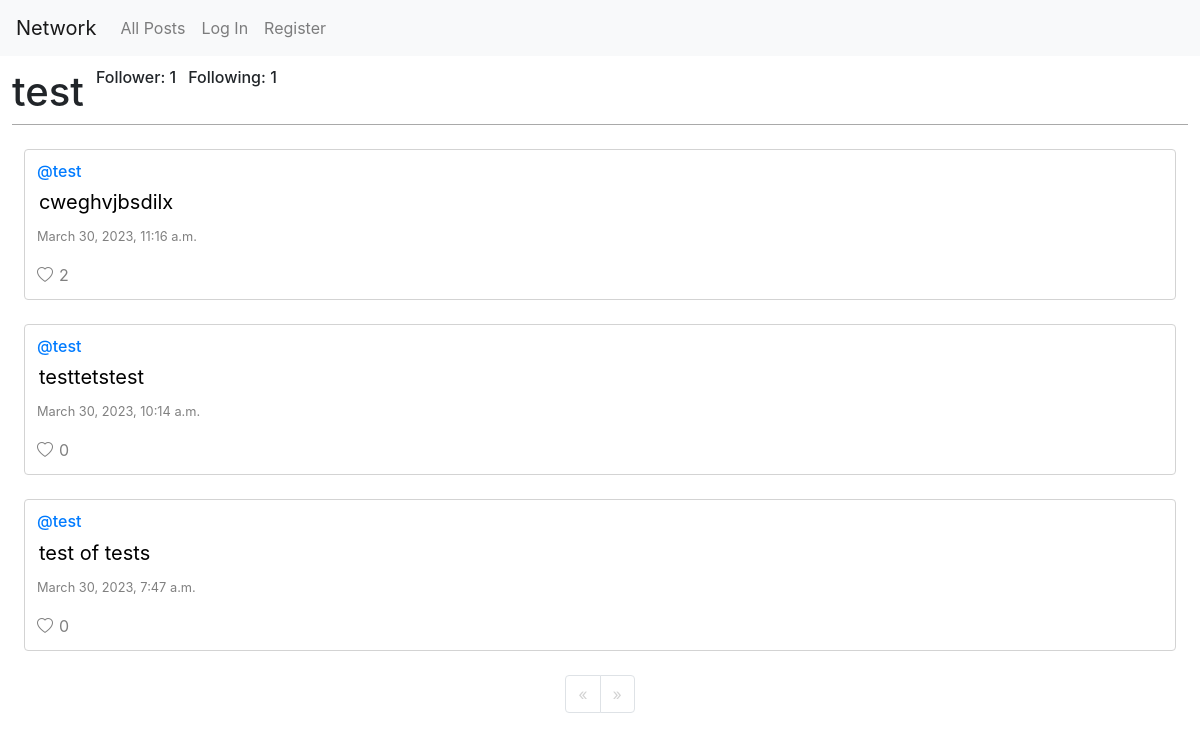
The page /profile/2 on the database its author committed.
### network/models.py (models this page shows, shortened)
class User(AbstractUser):
    pass

class Post(models.Model):
    content = models.CharField(max_length=200)
    user = models.ForeignKey(User, on_delete=models.CASCADE, related_name="author")
    date = models.DateTimeField(auto_now_add=True)
    likes = models.PositiveIntegerField(default=0)

### network/views.py (the view)
# urls.py: path("profile/<int:user_id>", views.profile, name="profile"),
def profile(request, user_id):
    user = User.objects.get(pk=user_id)
    allUserPosts = Post.objects.filter(user=user).order_by("id").reverse()
    following = Follow.objects.filter(user=user)
    follower = Follow.objects.filter(followed=user)
    try:
        checkFollow = follower.filter(user=User.objects.get(pk=request.user.id))
        if len(checkFollow) != 0:
            isFollowing = True
        else:
            isFollowing = False
    except:
        isFollowing = False
    paginate = Paginator(allUserPosts, 10)
    pageNumber = request.GET.get('page')
    postsOfPage = paginate.get_page(pageNumber)
    allLikes = Like.objects.all()
    myLikedPosts = []
    try:
        for like in allLikes:
            if like.user.id == request.user.id:
                myLikedPosts.append(like.post.id)
    except:
        myLikedPosts = []
    countLikes = Like.objects.values('post_id').order_by('post_id').annotate(count=Count('post_id'))
    return render(request, "network/profile.html", {
        "postsOfPage": postsOfPage,
        "username": user.username,
        "following": following,
        "follower": follower,
        "isFollowing": isFollowing,
        "profile": user,
        "myLikes": myLikedPosts,
        "countLikes": countLikes
    })

### network/templates/network/profile.html (shortened to what this page needs)
{% extends "network/layout.html" %}
{% block body %}
    <div class="heading grid-container">
        <h1 class="username">{{username}}</h1>
        <h6 class="follower">Follower: {{ follower.count }}</h6>
        <h6 class="following">Following: {{ following.count }}</h6>
    </div>
    {% for post in postsOfPage %}
        <div class="Postcard">
            <h6 id="user"><a href="{% url 'profile' user_id=post.user.id %}">@{{post.user}}</a></h6>
            <h5 id="tag-{{ post.id }}"><input type="text" class="readonly" id="content-{{ post.id }}" value="{{post.content}}" readonly onkeyup="return edit('{{post.id}}')"></h5>
            <p id="date"><small>{{post.date}}</small></p>
            {% if user.is_authenticated %}
                {% if user == post.user %}
                    <div id="edit-save-{{ post.id }}"><button class="button edit-btn" type="button"  onclick="makeEdit('{{post.id}}')">Edit</button></div>
                    {% if post.likes > 0 %}
                        {% for count in countLikes %}
                            {% if post.id == count.post_id %}
                                <i class="bi bi-heart liked" onclick="alert('You cannot like your own post!')"></i><p class="inline like">{{count.count}}</p>
                            {% endif %}
                        {% endfor %}
                    {% else %}
                        <i class="bi bi-heart like" onclick="alert('You cannot like your own post!')"></i><p class="inline like">0</p>
                    {% endif %}
                {% else %}
                    {% if post.likes > 0 %}
                        {% for count in countLikes %}
                            {% if post.id == count.post_id %}
                                {% if post.id in myLikes%}
                                    <i class="bi bi-heart-fill liked" id="like-{{ post.id }}" onclick="likeHandler('{{ post.id }}', '{{ myLikes }}')"></i><p class="inline liked" id="count-{{post.id}}">{{ count.count }}</p>
                                {% else %}
                                    <i class="bi bi-heart liked" id="like-{{ post.id }}" onclick="likeHandler('{{ post.id }}', '{{ myLikes }}')"></i><p class="inline like" id="count-{{post.id}}">{{count.count}}</p>
                                {% endif %}
                            {% endif %}
                        {% endfor %}
                    {% else %}
                        <i class="bi bi-heart like" id="like-{{ post.id }}" onclick="likeHandler('{{ post.id }}', '{{ myLikes }}')"></i><p class="inline like" id="count-{{post.id}}">0</p>
                    {% endif %}
                {% endif %}
            {% else %}
                {% if post.likes > 0 %}
                    {% for count in countLikes %}
                        {% if post.id == count.post_id %}
                            <i class="bi bi-heart like" onclick="notAutheticated()"></i><p class="inline like">{{ count.count }}</p>
                        {% endif %}
                    {% endfor %}
                {% else %}
                    <i class="bi bi-heart like" onclick="notAutheticated()"></i><p class="inline like">0</p>
                {% endif %}
            {% endif %}
        </div>
    {% endfor %}
    <div class="pagniator">
        <nav aria-label="Page navigation">
            <ul class="pagination justify-content-center">
                {% if not postsOfPage.has_previous %}
                    <li class="page-item inactive">
                        <a class="page-link disabled" aria-label="Previous">
                        <span aria-hidden="true">&laquo;</span>
                        </a>
                    </li>
                {% endif %}
                {% if not postsOfPage.has_next %}
                    <li class="page-item inactive">
                        <a class="page-link disabled" aria-label="Next">
                        <span aria-hidden="true">&raquo;</span>
                        </a>
                    </li>
                {% endif %}
            </ul>
        </nav>
    </div>
{% endblock %}

### network/static/network/styles.css (style rules this page uses)
body { height: 100%; }
.heading { border-bottom: 1px solid darkgray; margin: 1vw; }
.grid-container { display: grid; height: auto; grid: "username follower following button" min-content / auto auto 1fr auto; margin-bottom: 1vw; gap: 1vw; }
.username { grid-area: username; }
.follower { grid-area: follower; }
.following { grid-area: following; }
.Postcard { margin: 2vw; border: 1px solid lightgray; border-radius: 4px; padding: 1vw; }
#date { color: gray; }
.inactive { color: lightgray; }
.inline { display: inline; margin-left: 0.5vw; }
.like { color: gray; }
.readonly { border: none; }

### rows shown on the page
User: username "test"
Post: user "test", content "cweghvjbsdilx", date "March 30, 2023, 11:16 a.m.", count "2"
Post: user "test", content "testtetstest", date "March 30, 2023, 10:14 a.m.", likes "0"
Post: user "test", content "test of tests", date "March 30, 2023, 7:47 a.m.", likes "0"

### other values the page prints
{{ follower.count }} "1"
{{ following.count }} "1"
